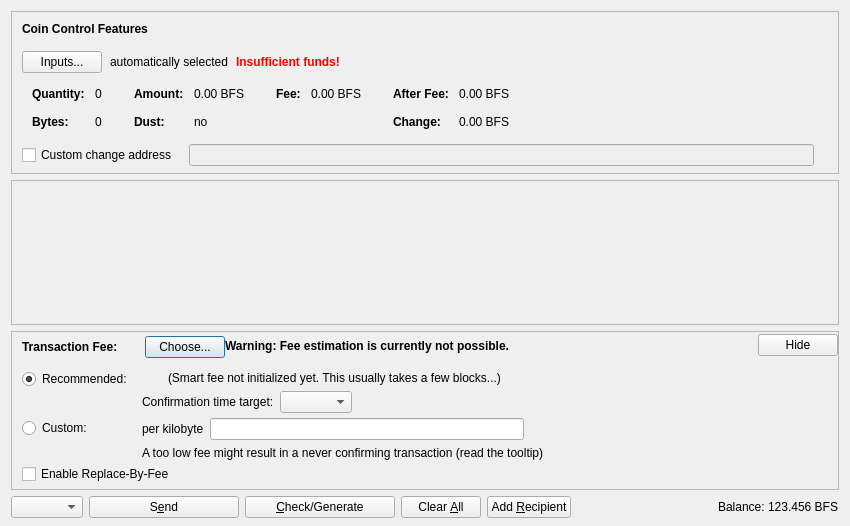
<?xml version="1.0" encoding="UTF-8"?>
<ui version="4.0">
 <class>SendCoinsDialog</class>
 <widget class="QDialog" name="SendCoinsDialog">
  <property name="geometry">
   <rect>
    <x>0</x>
    <y>0</y>
    <width>850</width>
    <height>526</height>
   </rect>
  </property>
  <property name="windowTitle">
   <string>Send Coins</string>
  </property>
  <layout class="QVBoxLayout" name="verticalLayout" stretch="0,1,0,0">
   <property name="bottomMargin">
    <number>8</number>
   </property>
   <item>
    <widget class="QFrame" name="frameCoinControl">
     <property name="sizePolicy">
      <sizepolicy hsizetype="Expanding" vsizetype="Expanding">
       <horstretch>0</horstretch>
       <verstretch>0</verstretch>
      </sizepolicy>
     </property>
     <property name="maximumSize">
      <size>
       <width>16777215</width>
       <height>16777215</height>
      </size>
     </property>
     <property name="frameShape">
      <enum>QFrame::StyledPanel</enum>
     </property>
     <property name="frameShadow">
      <enum>QFrame::Sunken</enum>
     </property>
     <layout class="QVBoxLayout" name="verticalLayoutCoinControl2">
      <property name="spacing">
       <number>0</number>
      </property>
      <property name="leftMargin">
       <number>0</number>
      </property>
      <property name="topMargin">
       <number>0</number>
      </property>
      <property name="rightMargin">
       <number>0</number>
      </property>
      <property name="bottomMargin">
       <number>6</number>
      </property>
      <item>
       <layout class="QVBoxLayout" name="verticalLayoutCoinControl" stretch="0,0,0,0,1">
        <property name="spacing">
         <number>0</number>
        </property>
        <property name="leftMargin">
         <number>10</number>
        </property>
        <property name="topMargin">
         <number>10</number>
        </property>
        <item>
         <layout class="QHBoxLayout" name="horizontalLayoutCoinControl1">
          <property name="bottomMargin">
           <number>15</number>
          </property>
          <item>
           <widget class="QLabel" name="labelCoinControlFeatures">
            <property name="sizePolicy">
             <sizepolicy hsizetype="Preferred" vsizetype="Maximum">
              <horstretch>0</horstretch>
              <verstretch>0</verstretch>
             </sizepolicy>
            </property>
            <property name="font">
             <font>
              <weight>75</weight>
              <bold>true</bold>
             </font>
            </property>
            <property name="styleSheet">
             <string notr="true">font-weight:bold;</string>
            </property>
            <property name="text">
             <string>Coin Control Features</string>
            </property>
           </widget>
          </item>
         </layout>
        </item>
        <item>
         <layout class="QHBoxLayout" name="horizontalLayoutCoinControl2" stretch="0,0,0,0">
          <property name="spacing">
           <number>8</number>
          </property>
          <property name="bottomMargin">
           <number>10</number>
          </property>
          <item>
           <widget class="QPushButton" name="pushButtonCoinControl">
            <property name="styleSheet">
             <string notr="true"/>
            </property>
            <property name="text">
             <string>Inputs...</string>
            </property>
            <property name="autoDefault">
             <bool>false</bool>
            </property>
           </widget>
          </item>
          <item>
           <widget class="QLabel" name="labelCoinControlAutomaticallySelected">
            <property name="text">
             <string>automatically selected</string>
            </property>
            <property name="margin">
             <number>5</number>
            </property>
           </widget>
          </item>
          <item>
           <widget class="QLabel" name="labelCoinControlInsuffFunds">
            <property name="font">
             <font>
              <weight>75</weight>
              <bold>true</bold>
             </font>
            </property>
            <property name="styleSheet">
             <string notr="true">color:red;font-weight:bold;</string>
            </property>
            <property name="text">
             <string>Insufficient funds!</string>
            </property>
            <property name="margin">
             <number>5</number>
            </property>
           </widget>
          </item>
          <item>
           <spacer name="horizontalSpacerCoinControl">
            <property name="orientation">
             <enum>Qt::Horizontal</enum>
            </property>
            <property name="sizeHint" stdset="0">
             <size>
              <width>40</width>
              <height>1</height>
             </size>
            </property>
           </spacer>
          </item>
         </layout>
        </item>
        <item>
         <widget class="QWidget" name="widgetCoinControl" native="true">
          <property name="sizePolicy">
           <sizepolicy hsizetype="Preferred" vsizetype="Preferred">
            <horstretch>0</horstretch>
            <verstretch>0</verstretch>
           </sizepolicy>
          </property>
          <property name="minimumSize">
           <size>
            <width>0</width>
            <height>0</height>
           </size>
          </property>
          <property name="styleSheet">
           <string notr="true"/>
          </property>
          <layout class="QHBoxLayout" name="horizontalLayoutCoinControl5">
           <property name="leftMargin">
            <number>0</number>
           </property>
           <property name="topMargin">
            <number>0</number>
           </property>
           <property name="rightMargin">
            <number>0</number>
           </property>
           <property name="bottomMargin">
            <number>0</number>
           </property>
           <item>
            <layout class="QHBoxLayout" name="horizontalLayoutCoinControl3" stretch="0,0,0,1">
             <property name="spacing">
              <number>20</number>
             </property>
             <property name="topMargin">
              <number>0</number>
             </property>
             <property name="bottomMargin">
              <number>10</number>
             </property>
             <item>
              <layout class="QFormLayout" name="formLayoutCoinControl1">
               <property name="horizontalSpacing">
                <number>10</number>
               </property>
               <property name="verticalSpacing">
                <number>14</number>
               </property>
               <property name="leftMargin">
                <number>10</number>
               </property>
               <property name="topMargin">
                <number>4</number>
               </property>
               <property name="rightMargin">
                <number>6</number>
               </property>
               <item row="0" column="0">
                <widget class="QLabel" name="labelCoinControlQuantityText">
                 <property name="font">
                  <font>
                   <weight>75</weight>
                   <bold>true</bold>
                  </font>
                 </property>
                 <property name="text">
                  <string>Quantity:</string>
                 </property>
                 <property name="margin">
                  <number>0</number>
                 </property>
                </widget>
               </item>
               <item row="0" column="1">
                <widget class="QLabel" name="labelCoinControlQuantity">
                 <property name="cursor">
                  <cursorShape>IBeamCursor</cursorShape>
                 </property>
                 <property name="contextMenuPolicy">
                  <enum>Qt::ActionsContextMenu</enum>
                 </property>
                 <property name="text">
                  <string notr="true">0</string>
                 </property>
                 <property name="margin">
                  <number>0</number>
                 </property>
                 <property name="textInteractionFlags">
                  <set>Qt::LinksAccessibleByMouse|Qt::TextSelectableByKeyboard|Qt::TextSelectableByMouse</set>
                 </property>
                </widget>
               </item>
               <item row="1" column="0">
                <widget class="QLabel" name="labelCoinControlBytesText">
                 <property name="font">
                  <font>
                   <weight>75</weight>
                   <bold>true</bold>
                  </font>
                 </property>
                 <property name="text">
                  <string>Bytes:</string>
                 </property>
                </widget>
               </item>
               <item row="1" column="1">
                <widget class="QLabel" name="labelCoinControlBytes">
                 <property name="cursor">
                  <cursorShape>IBeamCursor</cursorShape>
                 </property>
                 <property name="contextMenuPolicy">
                  <enum>Qt::ActionsContextMenu</enum>
                 </property>
                 <property name="text">
                  <string notr="true">0</string>
                 </property>
                 <property name="textInteractionFlags">
                  <set>Qt::LinksAccessibleByMouse|Qt::TextSelectableByKeyboard|Qt::TextSelectableByMouse</set>
                 </property>
                </widget>
               </item>
              </layout>
             </item>
             <item>
              <layout class="QFormLayout" name="formLayoutCoinControl2">
               <property name="horizontalSpacing">
                <number>10</number>
               </property>
               <property name="verticalSpacing">
                <number>14</number>
               </property>
               <property name="leftMargin">
                <number>6</number>
               </property>
               <property name="topMargin">
                <number>4</number>
               </property>
               <property name="rightMargin">
                <number>6</number>
               </property>
               <item row="0" column="0">
                <widget class="QLabel" name="labelCoinControlAmountText">
                 <property name="font">
                  <font>
                   <weight>75</weight>
                   <bold>true</bold>
                  </font>
                 </property>
                 <property name="text">
                  <string>Amount:</string>
                 </property>
                 <property name="margin">
                  <number>0</number>
                 </property>
                </widget>
               </item>
               <item row="0" column="1">
                <widget class="QLabel" name="labelCoinControlAmount">
                 <property name="cursor">
                  <cursorShape>IBeamCursor</cursorShape>
                 </property>
                 <property name="contextMenuPolicy">
                  <enum>Qt::ActionsContextMenu</enum>
                 </property>
                 <property name="text">
                  <string notr="true">0.00 BFS</string>
                 </property>
                 <property name="textInteractionFlags">
                  <set>Qt::LinksAccessibleByMouse|Qt::TextSelectableByKeyboard|Qt::TextSelectableByMouse</set>
                 </property>
                </widget>
               </item>
               <item row="1" column="0">
                <widget class="QLabel" name="labelCoinControlLowOutputText">
                 <property name="font">
                  <font>
                   <weight>75</weight>
                   <bold>true</bold>
                  </font>
                 </property>
                 <property name="text">
                  <string>Dust:</string>
                 </property>
                </widget>
               </item>
               <item row="1" column="1">
                <widget class="QLabel" name="labelCoinControlLowOutput">
                 <property name="cursor">
                  <cursorShape>IBeamCursor</cursorShape>
                 </property>
                 <property name="contextMenuPolicy">
                  <enum>Qt::ActionsContextMenu</enum>
                 </property>
                 <property name="text">
                  <string notr="true">no</string>
                 </property>
                 <property name="textInteractionFlags">
                  <set>Qt::LinksAccessibleByMouse|Qt::TextSelectableByKeyboard|Qt::TextSelectableByMouse</set>
                 </property>
                </widget>
               </item>
              </layout>
             </item>
             <item>
              <layout class="QFormLayout" name="formLayoutCoinControl3">
               <property name="horizontalSpacing">
                <number>10</number>
               </property>
               <property name="verticalSpacing">
                <number>14</number>
               </property>
               <property name="leftMargin">
                <number>6</number>
               </property>
               <property name="topMargin">
                <number>4</number>
               </property>
               <property name="rightMargin">
                <number>6</number>
               </property>
               <item row="0" column="0">
                <widget class="QLabel" name="labelCoinControlFeeText">
                 <property name="font">
                  <font>
                   <weight>75</weight>
                   <bold>true</bold>
                  </font>
                 </property>
                 <property name="text">
                  <string>Fee:</string>
                 </property>
                 <property name="margin">
                  <number>0</number>
                 </property>
                </widget>
               </item>
               <item row="0" column="1">
                <widget class="QLabel" name="labelCoinControlFee">
                 <property name="cursor">
                  <cursorShape>IBeamCursor</cursorShape>
                 </property>
                 <property name="contextMenuPolicy">
                  <enum>Qt::ActionsContextMenu</enum>
                 </property>
                 <property name="text">
                  <string notr="true">0.00 BFS</string>
                 </property>
                 <property name="textInteractionFlags">
                  <set>Qt::LinksAccessibleByMouse|Qt::TextSelectableByKeyboard|Qt::TextSelectableByMouse</set>
                 </property>
                </widget>
               </item>
              </layout>
             </item>
             <item>
              <layout class="QFormLayout" name="formLayoutCoinControl4">
               <property name="horizontalSpacing">
                <number>10</number>
               </property>
               <property name="verticalSpacing">
                <number>14</number>
               </property>
               <property name="leftMargin">
                <number>6</number>
               </property>
               <property name="topMargin">
                <number>4</number>
               </property>
               <property name="rightMargin">
                <number>6</number>
               </property>
               <item row="0" column="0">
                <widget class="QLabel" name="labelCoinControlAfterFeeText">
                 <property name="font">
                  <font>
                   <weight>75</weight>
                   <bold>true</bold>
                  </font>
                 </property>
                 <property name="text">
                  <string>After Fee:</string>
                 </property>
                 <property name="margin">
                  <number>0</number>
                 </property>
                </widget>
               </item>
               <item row="0" column="1">
                <widget class="QLabel" name="labelCoinControlAfterFee">
                 <property name="cursor">
                  <cursorShape>IBeamCursor</cursorShape>
                 </property>
                 <property name="contextMenuPolicy">
                  <enum>Qt::ActionsContextMenu</enum>
                 </property>
                 <property name="text">
                  <string notr="true">0.00 BFS</string>
                 </property>
                 <property name="textInteractionFlags">
                  <set>Qt::LinksAccessibleByMouse|Qt::TextSelectableByKeyboard|Qt::TextSelectableByMouse</set>
                 </property>
                </widget>
               </item>
               <item row="1" column="0">
                <widget class="QLabel" name="labelCoinControlChangeText">
                 <property name="font">
                  <font>
                   <weight>75</weight>
                   <bold>true</bold>
                  </font>
                 </property>
                 <property name="text">
                  <string>Change:</string>
                 </property>
                </widget>
               </item>
               <item row="1" column="1">
                <widget class="QLabel" name="labelCoinControlChange">
                 <property name="cursor">
                  <cursorShape>IBeamCursor</cursorShape>
                 </property>
                 <property name="contextMenuPolicy">
                  <enum>Qt::ActionsContextMenu</enum>
                 </property>
                 <property name="text">
                  <string notr="true">0.00 BFS</string>
                 </property>
                 <property name="textInteractionFlags">
                  <set>Qt::LinksAccessibleByMouse|Qt::TextSelectableByKeyboard|Qt::TextSelectableByMouse</set>
                 </property>
                </widget>
               </item>
              </layout>
             </item>
            </layout>
           </item>
          </layout>
         </widget>
        </item>
        <item>
         <layout class="QHBoxLayout" name="horizontalLayoutCoinControl4" stretch="0,0,0">
          <property name="spacing">
           <number>12</number>
          </property>
          <property name="sizeConstraint">
           <enum>QLayout::SetDefaultConstraint</enum>
          </property>
          <property name="topMargin">
           <number>5</number>
          </property>
          <property name="rightMargin">
           <number>5</number>
          </property>
          <item>
           <widget class="QCheckBox" name="checkBoxCoinControlChange">
            <property name="toolTip">
             <string>If this is activated, but the change address is empty or invalid, change will be sent to a newly generated address.</string>
            </property>
            <property name="text">
             <string>Custom change address</string>
            </property>
           </widget>
          </item>
          <item>
           <widget class="QValidatedLineEdit" name="lineEditCoinControlChange">
            <property name="enabled">
             <bool>false</bool>
            </property>
            <property name="sizePolicy">
             <sizepolicy hsizetype="Expanding" vsizetype="Fixed">
              <horstretch>0</horstretch>
              <verstretch>0</verstretch>
             </sizepolicy>
            </property>
           </widget>
          </item>
          <item>
           <widget class="QLabel" name="labelCoinControlChangeLabel">
            <property name="sizePolicy">
             <sizepolicy hsizetype="Preferred" vsizetype="Expanding">
              <horstretch>0</horstretch>
              <verstretch>0</verstretch>
             </sizepolicy>
            </property>
            <property name="minimumSize">
             <size>
              <width>0</width>
              <height>0</height>
             </size>
            </property>
            <property name="text">
             <string/>
            </property>
            <property name="margin">
             <number>3</number>
            </property>
           </widget>
          </item>
         </layout>
        </item>
        <item>
         <spacer name="verticalSpacerCoinControl">
          <property name="orientation">
           <enum>Qt::Vertical</enum>
          </property>
          <property name="sizeHint" stdset="0">
           <size>
            <width>800</width>
            <height>1</height>
           </size>
          </property>
         </spacer>
        </item>
       </layout>
      </item>
     </layout>
    </widget>
   </item>
   <item>
    <widget class="QScrollArea" name="scrollArea">
     <property name="widgetResizable">
      <bool>true</bool>
     </property>
     <widget class="QWidget" name="scrollAreaWidgetContents">
      <property name="geometry">
       <rect>
        <x>0</x>
        <y>0</y>
        <width>830</width>
        <height>104</height>
       </rect>
      </property>
      <layout class="QVBoxLayout" name="verticalLayout_2" stretch="0,1">
       <property name="leftMargin">
        <number>0</number>
       </property>
       <property name="topMargin">
        <number>0</number>
       </property>
       <property name="rightMargin">
        <number>0</number>
       </property>
       <property name="bottomMargin">
        <number>0</number>
       </property>
       <item>
        <layout class="QVBoxLayout" name="entries">
         <property name="spacing">
          <number>6</number>
         </property>
        </layout>
       </item>
       <item>
        <spacer name="verticalSpacer">
         <property name="orientation">
          <enum>Qt::Vertical</enum>
         </property>
         <property name="sizeHint" stdset="0">
          <size>
           <width>20</width>
           <height>40</height>
          </size>
         </property>
        </spacer>
       </item>
      </layout>
     </widget>
    </widget>
   </item>
   <item>
    <widget class="QFrame" name="frameFee">
     <property name="sizePolicy">
      <sizepolicy hsizetype="Expanding" vsizetype="Expanding">
       <horstretch>0</horstretch>
       <verstretch>0</verstretch>
      </sizepolicy>
     </property>
     <property name="maximumSize">
      <size>
       <width>16777215</width>
       <height>16777215</height>
      </size>
     </property>
     <property name="frameShape">
      <enum>QFrame::StyledPanel</enum>
     </property>
     <property name="frameShadow">
      <enum>QFrame::Sunken</enum>
     </property>
     <layout class="QVBoxLayout" name="verticalLayoutFee1">
      <property name="spacing">
       <number>0</number>
      </property>
      <property name="leftMargin">
       <number>0</number>
      </property>
      <property name="topMargin">
       <number>0</number>
      </property>
      <property name="rightMargin">
       <number>0</number>
      </property>
      <property name="bottomMargin">
       <number>0</number>
      </property>
      <item>
       <layout class="QVBoxLayout" name="verticalLayoutFee2" stretch="0,0,0">
        <property name="spacing">
         <number>0</number>
        </property>
        <property name="leftMargin">
         <number>10</number>
        </property>
        <property name="topMargin">
         <number>0</number>
        </property>
        <item>
         <layout class="QHBoxLayout" name="horizontalLayoutFee1">
          <property name="bottomMargin">
           <number>0</number>
          </property>
          <item>
           <layout class="QVBoxLayout" name="verticalLayoutFee7">
            <property name="spacing">
             <number>0</number>
            </property>
            <item>
             <spacer name="verticalSpacerSmartFee">
              <property name="orientation">
               <enum>Qt::Vertical</enum>
              </property>
              <property name="sizeType">
               <enum>QSizePolicy::Fixed</enum>
              </property>
              <property name="sizeHint" stdset="0">
               <size>
                <width>1</width>
                <height>4</height>
               </size>
              </property>
             </spacer>
            </item>
            <item>
             <layout class="QHBoxLayout" name="horizontalLayoutSmartFee">
              <property name="spacing">
               <number>10</number>
              </property>
              <item>
               <widget class="QLabel" name="labelFeeHeadline">
                <property name="sizePolicy">
                 <sizepolicy hsizetype="Preferred" vsizetype="Maximum">
                  <horstretch>0</horstretch>
                  <verstretch>0</verstretch>
                 </sizepolicy>
                </property>
                <property name="font">
                 <font>
                  <weight>75</weight>
                  <bold>true</bold>
                 </font>
                </property>
                <property name="styleSheet">
                 <string notr="true">font-weight:bold;</string>
                </property>
                <property name="text">
                 <string>Transaction Fee:</string>
                </property>
               </widget>
              </item>
              <item>
               <widget class="QLabel" name="labelFeeMinimized">
                <property name="text">
                 <string/>
                </property>
               </widget>
              </item>
              <item>
               <widget class="QPushButton" name="buttonChooseFee">
                <property name="text">
                 <string>Choose...</string>
                </property>
               </widget>
              </item>
             </layout>
            </item>
            <item>
             <spacer name="verticalSpacer_5">
              <property name="orientation">
               <enum>Qt::Vertical</enum>
              </property>
              <property name="sizeHint" stdset="0">
               <size>
                <width>1</width>
                <height>1</height>
               </size>
              </property>
             </spacer>
            </item>
           </layout>
          </item>
          <item>
           <widget class="QLabel" name="fallbackFeeWarningLabel">
            <property name="toolTip">
             <string>Using the fallbackfee can result in sending a transaction that will take several hours or days (or never) to confirm. Consider choosing your fee manually or wait until you have validated the complete chain.</string>
            </property>
            <property name="font">
            <font>
                <weight>75</weight>
                <bold>true</bold>
            </font>
            </property>
            <property name="text">
             <string>Warning: Fee estimation is currently not possible.</string>
            </property>
            <property name="wordWrap">
             <bool>false</bool>
            </property>
           </widget>
          </item>
          <item>
           <spacer name="horizontalSpacer_4">
            <property name="orientation">
             <enum>Qt::Horizontal</enum>
            </property>
            <property name="sizeType">
             <enum>QSizePolicy::MinimumExpanding</enum>
            </property>
            <property name="sizeHint" stdset="0">
             <size>
              <width>40</width>
              <height>20</height>
             </size>
            </property>
           </spacer>
          </item>
          <item>
           <widget class="QPushButton" name="buttonMinimizeFee">
            <property name="toolTip">
             <string>collapse fee-settings</string>
            </property>
            <property name="text">
             <string>Hide</string>
            </property>
           </widget>
          </item>
         </layout>
        </item>
        <item>
         <widget class="QFrame" name="frameFeeSelection">
          <layout class="QVBoxLayout" name="verticalLayoutFee12">
           <property name="spacing">
            <number>0</number>
           </property>
           <property name="leftMargin">
            <number>0</number>
           </property>
           <property name="topMargin">
            <number>0</number>
           </property>
           <property name="rightMargin">
            <number>0</number>
           </property>
           <property name="bottomMargin">
            <number>0</number>
           </property>
           <item>
            <layout class="QGridLayout" name="gridLayoutFee">
             <property name="topMargin">
              <number>10</number>
             </property>
             <property name="bottomMargin">
              <number>4</number>
             </property>
             <property name="horizontalSpacing">
              <number>10</number>
             </property>
             <property name="verticalSpacing">
              <number>4</number>
             </property>
             <item row="1" column="1">
              <layout class="QVBoxLayout" name="verticalLayoutFee8">
               <property name="spacing">
                <number>6</number>
               </property>
               <item>
                <layout class="QHBoxLayout" name="horizontalLayoutFee13">
                 <item>
                  <widget class="QLabel" name="labelCustomPerKilobyte">
                   <property name="toolTip">
                    <string>Specify a custom fee per kB (1,000 bytes) of the transaction's virtual size.

Note:  Since the fee is calculated on a per-byte basis, a fee of "100 satoshis per kB" for a transaction size of 500 bytes (half of 1 kB) would ultimately yield a fee of only 50 satoshis.</string>
                   </property>
                   <property name="text">
                    <string>per kilobyte</string>
                   </property>
                  </widget>
                 </item>
                 <item>
                  <widget class="BitcoinAmountField" name="customFee"/>
                 </item>
                 <item>
                  <spacer name="horizontalSpacer_6">
                   <property name="orientation">
                    <enum>Qt::Horizontal</enum>
                   </property>
                   <property name="sizeHint" stdset="0">
                    <size>
                     <width>1</width>
                     <height>1</height>
                    </size>
                   </property>
                  </spacer>
                 </item>
                </layout>
               </item>
               <item>
                <layout class="QHBoxLayout" name="horizontalLayoutFee8">
                 <item>
                  <widget class="QLabel" name="labelCustomFeeWarning">
                   <property name="enabled">
                    <bool>true</bool>
                   </property>
                   <property name="toolTip">
                    <string>When there is less transaction volume than space in the blocks, miners as well as relaying nodes may enforce a minimum fee. Paying only this minimum fee is just fine, but be aware that this can result in a never confirming transaction once there is more demand for BFScoin transactions than the network can process.</string>
                   </property>
                   <property name="text">
                    <string>A too low fee might result in a never confirming transaction (read the tooltip)</string>
                   </property>
                  </widget>
                 </item>
                 <item>
                  <spacer name="horizontalSpacer_2">
                   <property name="orientation">
                    <enum>Qt::Horizontal</enum>
                   </property>
                   <property name="sizeHint" stdset="0">
                    <size>
                     <width>1</width>
                     <height>1</height>
                    </size>
                   </property>
                  </spacer>
                 </item>
                </layout>
               </item>
              </layout>
             </item>
             <item row="0" column="0">
              <layout class="QVBoxLayout" name="verticalLayoutFee4" stretch="0,1">
               <item>
                <widget class="QRadioButton" name="radioSmartFee">
                 <property name="text">
                  <string>Recommended:</string>
                 </property>
                 <property name="checked">
                  <bool>true</bool>
                 </property>
                 <attribute name="buttonGroup">
                  <string notr="true">groupFee</string>
                 </attribute>
                </widget>
               </item>
               <item>
                <spacer name="verticalSpacer_2">
                 <property name="orientation">
                  <enum>Qt::Vertical</enum>
                 </property>
                 <property name="sizeHint" stdset="0">
                  <size>
                   <width>1</width>
                   <height>1</height>
                  </size>
                 </property>
                </spacer>
               </item>
              </layout>
             </item>
             <item row="1" column="0">
              <layout class="QVBoxLayout" name="verticalLayoutFee9" stretch="0,1">
               <item>
                <widget class="QRadioButton" name="radioCustomFee">
                 <property name="text">
                  <string>Custom:</string>
                 </property>
                 <attribute name="buttonGroup">
                  <string notr="true">groupFee</string>
                 </attribute>
                </widget>
               </item>
               <item>
                <spacer name="verticalSpacer_6">
                 <property name="orientation">
                  <enum>Qt::Vertical</enum>
                 </property>
                 <property name="sizeHint" stdset="0">
                  <size>
                   <width>1</width>
                   <height>1</height>
                  </size>
                 </property>
                </spacer>
               </item>
              </layout>
             </item>
             <item row="0" column="1">
              <layout class="QVBoxLayout" name="verticalLayoutFee3" stretch="0,0,1">
               <property name="spacing">
                <number>6</number>
               </property>
               <property name="topMargin">
                <number>2</number>
               </property>
               <item>
                <layout class="QHBoxLayout" name="horizontalLayoutFee12">
                 <item>
                  <widget class="QLabel" name="labelSmartFee">
                   <property name="text">
                    <string/>
                   </property>
                  </widget>
                 </item>
                 <item>
                  <widget class="QLabel" name="labelFeeEstimation">
                   <property name="text">
                    <string/>
                   </property>
                  </widget>
                 </item>
                 <item>
                  <widget class="QLabel" name="labelSmartFee2">
                   <property name="text">
                    <string>(Smart fee not initialized yet. This usually takes a few blocks...)</string>
                   </property>
                  </widget>
                 </item>
                 <item>
                  <spacer name="horizontalSpacer_5">
                   <property name="orientation">
                    <enum>Qt::Horizontal</enum>
                   </property>
                   <property name="sizeHint" stdset="0">
                    <size>
                     <width>1</width>
                     <height>1</height>
                    </size>
                   </property>
                  </spacer>
                 </item>
                </layout>
               </item>
               <item>
                <layout class="QHBoxLayout" name="horizontalLayoutFee9">
                 <item>
                  <layout class="QVBoxLayout" name="verticalLayoutFee6">
                   <item>
                    <widget class="QLabel" name="labelSmartFee3">
                     <property name="text">
                      <string>Confirmation time target:</string>
                     </property>
                    </widget>
                   </item>
                  </layout>
                 </item>
                 <item>
                  <layout class="QVBoxLayout" name="verticalLayoutFee5">
                   <property name="rightMargin">
                    <number>30</number>
                   </property>
                   <item>
                    <layout class="QHBoxLayout" name="horizontalLayoutConfTarget">
                     <property name="bottomMargin">
                      <number>0</number>
                     </property>
                     <item>
                      <widget class="QComboBox" name="confTargetSelector"/>
                     </item>
                     <item>
                      <spacer name="horizontalSpacerConfTarget">
                       <property name="orientation">
                        <enum>Qt::Horizontal</enum>
                       </property>
                       <property name="sizeHint" stdset="0">
                        <size>
                         <width>40</width>
                         <height>20</height>
                        </size>
                       </property>
                      </spacer>
                     </item>
                    </layout>
                   </item>
                  </layout>
                 </item>
                </layout>
               </item>
               <item>
                <spacer name="verticalSpacer_4">
                 <property name="orientation">
                  <enum>Qt::Vertical</enum>
                 </property>
                 <property name="sizeHint" stdset="0">
                  <size>
                   <width>1</width>
                   <height>1</height>
                  </size>
                 </property>
                </spacer>
               </item>
              </layout>
             </item>
            </layout>
           </item>
           <item>
            <widget class="QCheckBox" name="optInRBF">
             <property name="text">
              <string>Enable Replace-By-Fee</string>
             </property>
             <property name="toolTip">
              <string>With Replace-By-Fee (BIP-125) you can increase a transaction's fee after it is sent. Without this, a higher fee may be recommended to compensate for increased transaction delay risk.</string>
             </property>
            </widget>
           </item>
          </layout>
         </widget>
        </item>
        <item>
         <spacer name="verticalSpacerFee">
          <property name="orientation">
           <enum>Qt::Vertical</enum>
          </property>
          <property name="sizeHint" stdset="0">
           <size>
            <width>40</width>
            <height>5</height>
           </size>
          </property>
         </spacer>
        </item>
       </layout>
      </item>
     </layout>
    </widget>
   </item>
   <item>
    <layout class="QHBoxLayout" name="horizontalLayout">
    <item>
      <widget class="QComboBox" name="operateMethodComboBox">
       <property name="minimumSize">
        <size>
         <width>60</width>
         <height>0</height>
        </size>
       </property>
      </widget>
     </item>
     <item>
      <widget class="QPushButton" name="sendButton">
       <property name="minimumSize">
        <size>
         <width>150</width>
         <height>0</height>
        </size>
       </property>
       <property name="toolTip">
        <string>Confirm the send action</string>
       </property>
       <property name="text">
        <string>S&amp;end</string>
       </property>
       <property name="icon">
        <iconset resource="../bitcoin.qrc">
         <normaloff>:/icons/send</normaloff>:/icons/send</iconset>
       </property>
       <property name="autoDefault">
        <bool>false</bool>
       </property>
       <property name="default">
        <bool>false</bool>
       </property>
      </widget>
     </item>
     <item>
      <widget class="QPushButton" name="checkBindDataButton">
       <property name="minimumSize">
        <size>
         <width>150</width>
         <height>0</height>
        </size>
       </property>
       <property name="toolTip">
        <string>Check and generate bind data</string>
       </property>
       <property name="text">
        <string>&amp;Check/Generate</string>
       </property>
       <property name="icon">
        <iconset resource="../bitcoin.qrc">
         <normaloff>:/icons/key</normaloff>:/icons/key</iconset>
       </property>
       <property name="autoDefault">
        <bool>false</bool>
       </property>
      </widget>
     </item>
     <item>
      <widget class="QPushButton" name="clearButton">
       <property name="sizePolicy">
        <sizepolicy hsizetype="Minimum" vsizetype="Fixed">
         <horstretch>0</horstretch>
         <verstretch>0</verstretch>
        </sizepolicy>
       </property>
       <property name="toolTip">
        <string>Clear all fields of the form.</string>
       </property>
       <property name="text">
        <string>Clear &amp;All</string>
       </property>
       <property name="icon">
        <iconset resource="../bitcoin.qrc">
         <normaloff>:/icons/remove</normaloff>:/icons/remove</iconset>
       </property>
       <property name="autoDefault">
        <bool>false</bool>
       </property>
      </widget>
     </item>
     <item>
      <widget class="QPushButton" name="addButton">
       <property name="toolTip">
        <string>Send to multiple recipients at once</string>
       </property>
       <property name="text">
        <string>Add &amp;Recipient</string>
       </property>
       <property name="icon">
        <iconset resource="../bitcoin.qrc">
         <normaloff>:/icons/add</normaloff>:/icons/add</iconset>
       </property>
       <property name="autoDefault">
        <bool>false</bool>
       </property>
      </widget>
     </item>
     <item>
      <spacer name="horizontalSpacer">
       <property name="orientation">
        <enum>Qt::Horizontal</enum>
       </property>
       <property name="sizeHint" stdset="0">
        <size>
         <width>40</width>
         <height>20</height>
        </size>
       </property>
      </spacer>
     </item>
     <item>
      <layout class="QHBoxLayout" name="horizontalLayout_2">
       <property name="spacing">
        <number>3</number>
       </property>
       <item>
        <widget class="QLabel" name="label">
         <property name="sizePolicy">
          <sizepolicy hsizetype="Preferred" vsizetype="Fixed">
           <horstretch>0</horstretch>
           <verstretch>0</verstretch>
          </sizepolicy>
         </property>
         <property name="text">
          <string>Balance:</string>
         </property>
        </widget>
       </item>
       <item>
        <widget class="QLabel" name="labelBalance">
         <property name="sizePolicy">
          <sizepolicy hsizetype="Preferred" vsizetype="Fixed">
           <horstretch>0</horstretch>
           <verstretch>0</verstretch>
          </sizepolicy>
         </property>
         <property name="cursor">
          <cursorShape>IBeamCursor</cursorShape>
         </property>
         <property name="text">
          <string notr="true">123.456 BFS</string>
         </property>
         <property name="textInteractionFlags">
          <set>Qt::LinksAccessibleByMouse|Qt::TextSelectableByKeyboard|Qt::TextSelectableByMouse</set>
         </property>
        </widget>
       </item>
      </layout>
     </item>
    </layout>
   </item>
  </layout>
 </widget>
 <customwidgets>
  <customwidget>
   <class>QValidatedLineEdit</class>
   <extends>QLineEdit</extends>
   <header>qt/qvalidatedlineedit.h</header>
  </customwidget>
  <customwidget>
   <class>BitcoinAmountField</class>
   <extends>QLineEdit</extends>
   <header>qt/bitcoinamountfield.h</header>
   <container>1</container>
  </customwidget>
 </customwidgets>
 <resources>
  <include location="../bitcoin.qrc"/>
 </resources>
 <connections/>
 <buttongroups>
  <buttongroup name="groupFee"/>
 </buttongroups>
</ui>
